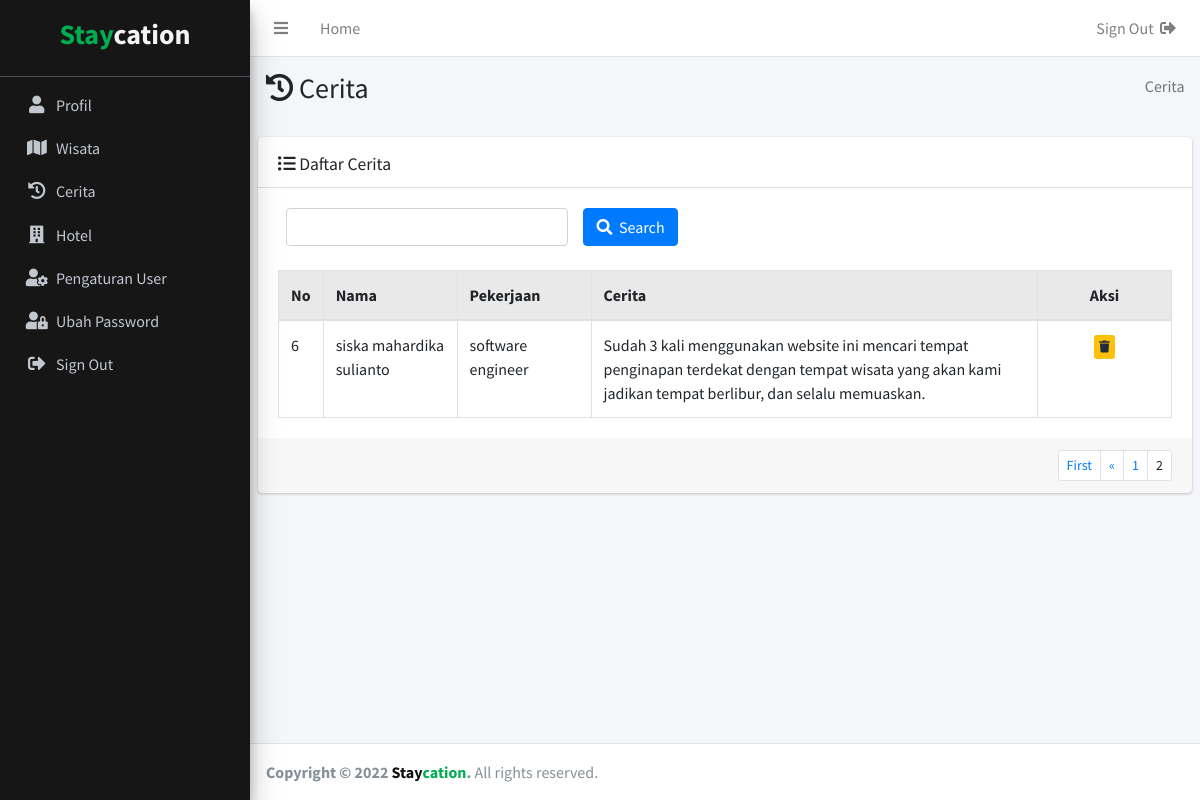
Page /index.php?include=cerita&halaman=2 (signed in) on the committed database.
### tables this page shows
CREATE TABLE `cerita` (
  `id_cerita` int(11) NOT NULL,
  `id_user` int(11) NOT NULL,
  `cerita` text DEFAULT NULL
);

CREATE TABLE `user` (
  `id_user` int(11) NOT NULL,
  `nama` varchar(100) DEFAULT NULL,
  `email` varchar(50) DEFAULT NULL,
  `username` varchar(50) DEFAULT NULL,
  `password` varchar(50) DEFAULT NULL,
  `pekerjaan` varchar(50) DEFAULT NULL,
  `kontak` varchar(50) DEFAULT NULL,
  `level` varchar(50) NOT NULL DEFAULT 'konsumen',
  `foto_profil` varchar(50) DEFAULT NULL
);

### src/include/cerita.php (the view, shortened to what this page needs)
<section class="content-header">
  <div class="container-fluid">
    <div class="row mb-2">
      <div class="col-sm-6">
        <h3><i class="fas fa-history"></i> Cerita</h3>
      </div>
      <div class="col-sm-6">
        <ol class="breadcrumb float-sm-right">
          <li class="breadcrumb-item active"> Cerita</li>
        </ol>
      </div>
    </div>
  </div>
</section>
<section class="content">
        <div class="card">
          <div class="card-header">
            <h3 class="card-title" style="margin-top:5px;"><i class="fas fa-list-ul"></i> Daftar Cerita</h3>
          </div>
          <div class="card-body">
          <div class="col-md-12">
              <form method="post" action="index.php?include=cerita">
                <div class="row">
                    <div class="col-md-4 bottom-10">
                      <input type="text" class="form-control" id="kata_kunci" name="katakunci">
                    </div>
                    <div class="col-md-5 bottom-10">
                      <button type="submit" class="btn btn-primary"><i class="fas fa-search"></i>&nbsp; Search</button>
                    </div>
                </div>
              </form>
            </div><br>
              <table class="table table-bordered">
                <thead>
                  <tr style="background-color: #E9E9E9;">
                    <th width="5%">No</th>
                    <th width="15%">Nama</th>
                    <th width="15%">Pekerjaan</th>
                    <th width="50%">Cerita</th>
                    <th width="15%"><center>Aksi</center></th>
                  </tr>
                </thead>
                <tbody>
                  <?php
                    $batas = 5;
                    if(!isset($_GET['halaman'])){
                        $posisi = 0;
                        $halaman = 1;
                    }else{
                        $halaman = $_GET['halaman'];
                        $posisi = ($halaman-1) * $batas;
                    }
                    $sql_c="select `c`.`id_cerita`, `c`.`cerita`, `u`.`nama`, `u`.`pekerjaan` from `cerita` `c` INNER JOIN `user` `u` ON `c`.`id_user` = `u`.`id_user`";
                    $sql_c .= " ORDER BY `nama` limit $posisi, $batas";
                    $query_c = mysqli_query($koneksi, $sql_c);
                    $no = $posisi + 1;
                    while($data_c = mysqli_fetch_row($query_c)){
                      $id_cerita = $data_c[0];
                      $cerita = $data_c[1];
                      $nama = $data_c[2];
                      $pekerjaan = $data_c[3];
                  ?>
                  <tr>
                    <td><?php echo $no; ?></td>
                    <td><?php echo $nama; ?></td>
                    <td><?php echo $pekerjaan; ?></td>
                    <td><?php echo $cerita; ?></td>
                    <td align="center">
                    <a href="javascript:if(confirm('Anda yakin ingin menghapus data <?php echo $cerita; ?>?'))window.location.href = 'index.php?include=cerita&aksi=hapus&data=<?php echo $id_cerita;?>&notif=hapusberhasil'" class="btn btn-xs btn-warning"><i class="fas fa-trash" title="Hapus"></i></a>
                    </td>
                  </tr>
                  <?php $no++; } ?>
                </tbody>
              </table>
          </div>
          <?php
            $sql_jum = "select `c`.`id_cerita`, `c`.`cerita`, `u`.`nama`, `u`.`pekerjaan` from `cerita` `c` INNER JOIN `user` `u` ON `c`.`id_user` = `u`.`id_user` ";
            $sql_jum .= " ORDER BY `u`.`nama`";
            $query_jum = mysqli_query($koneksi,$sql_jum);
            $jum_data = mysqli_num_rows($query_jum);
            $jum_halaman = ceil($jum_data/$batas);
            ?>
          <div class="card-footer clearfix">
          <ul class="pagination pagination-sm m-0 float-right">
            <?php
            if($jum_halaman==0){
            }else if($jum_halaman==1){
              echo "<li class='page-item'><a class='page-link'>1</a></li>";
            }else{
              $sebelum = $halaman-1;
              if($halaman!=1){
                echo "<li class='page-item'><a class='page-link' href='index.php?include=cerita&halaman=1'>First</a></li>";
                echo "<li class='page-item'><a class='page-link' href='index.php?include=cerita&halaman=$sebelum'>«</a></li>";
              }
              for($i=1; $i<=$jum_halaman; $i++){
                  if ($i > $halaman - 5 and $i < $halaman + 5 ) {
                    if($i!=$halaman){
                        echo "<li class='page-item'><a class='page-link' href='index.php?include=cerita&halaman=$i'>$i</a></li>";
                    }else{
                        echo "<li class='page-item'><a class='page-link'>$i</a></li>";
                    }
                  }
              }
            }?>
            </ul>
          </div>
        </div>
</section>

### rows in the picture
cerita: id_user.nama "siska mahardika sulianto", id_user.pekerjaan "software engineer", cerita "Sudah 3 kali menggunakan website ini mencari tempat penginapan terdekat dengan tempat wisata yang akan kami jadikan tempat berlibur, dan selalu memuaskan."
